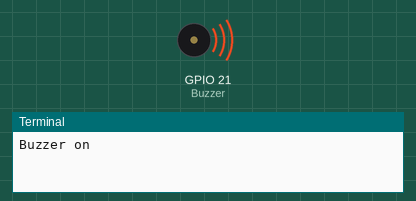
Recording of a program running on a simulated Raspberry Pi (BCM pin numbers). Parts: buzzer (waves = sounding, pin HIGH), the last lines printed to the terminal. At 40.0 s the program stops and its outputs stay as they are.

Above: at 2.5 s.
At 6.5 s:
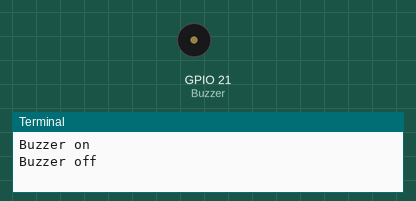
Timing chart, 0 to 10.4 s (numbered marks = the images above):
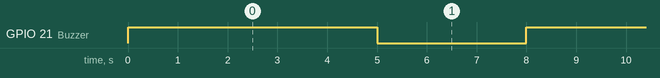

The program:

Buzzer.py
```python
import RPi.GPIO as GPIO
import time

GPIO.setmode(GPIO.BCM)
GPIO.setwarnings(False)

Buzzer=21

GPIO.setup(Buzzer,GPIO.OUT)

for _ in range(5):
    GPIO.output(Buzzer,GPIO.HIGH)
    print('Buzzer on')
    time.sleep(5)
    GPIO.output(Buzzer,GPIO.LOW)
    print('Buzzer off')
    time.sleep(3)
```

Measured:
- by itself, GPIO 21 (Buzzer): alternates HIGH for 5.0 s and LOW for 3.0 s
